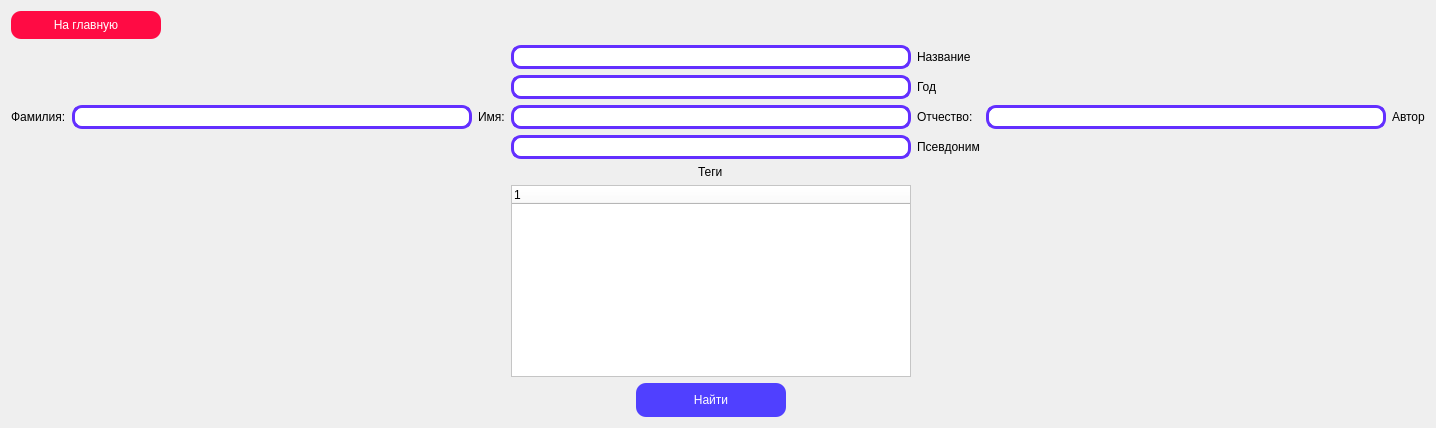
          <widget class="QWidget" name="delete_window_in_stacked_widget">
           <layout class="QGridLayout" name="gridLayout_11">
            <item row="1" column="0">
             <layout class="QGridLayout" name="gridLayout_8">
              <item row="8" column="3" alignment="Qt::AlignHCenter">
               <widget class="QPushButton" name="window_search_book_btn_search">
                <property name="minimumSize">
                 <size>
                  <width>150</width>
                  <height>0</height>
                 </size>
                </property>
                <property name="styleSheet">
                 <string notr="true">background-color: rgb(80, 64, 255);
color: white;
font: 75 12pt &quot;MS Shell Dlg 2&quot;;
border-radius: 10px;
padding: 10px;</string>
                </property>
                <property name="text">
                 <string>Найти</string>
                </property>
               </widget>
              </item>
              <item row="2" column="1">
               <widget class="QLineEdit" name="window_search_book_lastname">
                <property name="minimumSize">
                 <size>
                  <width>400</width>
                  <height>0</height>
                 </size>
                </property>
                <property name="styleSheet">
                 <string notr="true">background-color: rgb(255, 255, 255);
border-radius: 10px;
padding: 1px;
font: 55 12pt &quot;MS Shell Dlg 2&quot;;
border: 3px solid rgb(99, 47, 255);</string>
                </property>
               </widget>
              </item>
              <item row="0" column="4">
               <widget class="QLabel" name="window_search_book_labelName">
                <property name="styleSheet">
                 <string notr="true">font: 75 12pt &quot;MS Shell Dlg 2&quot;;</string>
                </property>
                <property name="text">
                 <string>Название</string>
                </property>
               </widget>
              </item>
              <item row="1" column="3">
               <widget class="QLineEdit" name="window_search_book_year">
                <property name="minimumSize">
                 <size>
                  <width>400</width>
                  <height>0</height>
                 </size>
                </property>
                <property name="styleSheet">
                 <string notr="true">background-color: rgb(255, 255, 255);
border-radius: 10px;
padding: 1px;
font: 55 12pt &quot;MS Shell Dlg 2&quot;;
border: 3px solid rgb(99, 47, 255);</string>
                </property>
               </widget>
              </item>
              <item row="1" column="4">
               <widget class="QLabel" name="window_search_book_labelYear">
                <property name="styleSheet">
                 <string notr="true">font: 75 12pt &quot;MS Shell Dlg 2&quot;;</string>
                </property>
                <property name="text">
                 <string>Год</string>
                </property>
               </widget>
              </item>
              <item row="6" column="3">
               <widget class="QTreeWidget" name="window_search_book_treeWidget">
                <property name="minimumSize">
                 <size>
                  <width>400</width>
                  <height>0</height>
                 </size>
                </property>
                <property name="styleSheet">
                 <string notr="true">background-color: rgb(255, 255, 255);</string>
                </property>
                <column>
                 <property name="text">
                  <string notr="true">1</string>
                 </property>
                </column>
               </widget>
              </item>
              <item row="0" column="3">
               <widget class="QLineEdit" name="window_search_book_name_book">
                <property name="minimumSize">
                 <size>
                  <width>400</width>
                  <height>0</height>
                 </size>
                </property>
                <property name="styleSheet">
                 <string notr="true">background-color: rgb(255, 255, 255);
border-radius: 10px;
padding: 1px;
font: 55 12pt &quot;MS Shell Dlg 2&quot;;
border: 3px solid rgb(99, 47, 255);</string>
                </property>
               </widget>
              </item>
              <item row="2" column="2" alignment="Qt::AlignRight">
               <widget class="QLabel" name="window_search_book_labelFirstname">
                <property name="styleSheet">
                 <string notr="true">font: 75 12pt &quot;MS Shell Dlg 2&quot;;</string>
                </property>
                <property name="text">
                 <string>Имя:</string>
                </property>
               </widget>
              </item>
              <item row="2" column="3">
               <widget class="QLineEdit" name="window_search_book_firstname">
                <property name="minimumSize">
                 <size>
                  <width>400</width>
                  <height>0</height>
                 </size>
                </property>
                <property name="styleSheet">
                 <string notr="true">background-color: rgb(255, 255, 255);
border-radius: 10px;
padding: 1px;
font: 55 12pt &quot;MS Shell Dlg 2&quot;;
border: 3px solid rgb(99, 47, 255);</string>
                </property>
               </widget>
              </item>
              <item row="2" column="0" alignment="Qt::AlignRight">
               <widget class="QLabel" name="window_search_book_labelLastname">
                <property name="styleSheet">
                 <string notr="true">font: 75 12pt &quot;MS Shell Dlg 2&quot;;</string>
                </property>
                <property name="text">
                 <string>Фамилия:</string>
                </property>
               </widget>
              </item>
              <item row="2" column="5">
               <widget class="QLineEdit" name="window_search_book_middlename">
                <property name="minimumSize">
                 <size>
                  <width>400</width>
                  <height>0</height>
                 </size>
                </property>
                <property name="styleSheet">
                 <string notr="true">background-color: rgb(255, 255, 255);
border-radius: 10px;
padding: 1px;
font: 55 12pt &quot;MS Shell Dlg 2&quot;;
border: 3px solid rgb(99, 47, 255);</string>
                </property>
               </widget>
              </item>
              <item row="2" column="4">
               <widget class="QLabel" name="window_search_book_labelMiddlename">
                <property name="styleSheet">
                 <string notr="true">font: 75 12pt &quot;MS Shell Dlg 2&quot;;</string>
                </property>
                <property name="text">
                 <string>Отчество:</string>
                </property>
               </widget>
              </item>
              <item row="5" column="3" alignment="Qt::AlignHCenter">
               <widget class="QLabel" name="window_search_book_labelTags">
                <property name="styleSheet">
                 <string notr="true">font: 75 12pt &quot;MS Shell Dlg 2&quot;;</string>
                </property>
                <property name="text">
                 <string>Теги</string>
                </property>
               </widget>
              </item>
              <item row="2" column="6">
               <widget class="QLabel" name="window_search_book_labelAuthor">
                <property name="styleSheet">
                 <string notr="true">font: 75 12pt &quot;MS Shell Dlg 2&quot;;</string>
                </property>
                <property name="text">
                 <string>Автор</string>
                </property>
               </widget>
              </item>
              <item row="3" column="3">
               <widget class="QLineEdit" name="window_search_book_nickname">
                <property name="minimumSize">
                 <size>
                  <width>400</width>
                  <height>0</height>
                 </size>
                </property>
                <property name="styleSheet">
                 <string notr="true">background-color: rgb(255, 255, 255);
border-radius: 10px;
padding: 1px;
font: 55 12pt &quot;MS Shell Dlg 2&quot;;
border: 3px solid rgb(99, 47, 255);</string>
                </property>
               </widget>
              </item>
              <item row="3" column="4">
               <widget class="QLabel" name="window_search_book_labelNickname">
                <property name="styleSheet">
                 <string notr="true">font: 75 12pt &quot;MS Shell Dlg 2&quot;;</string>
                </property>
                <property name="text">
                 <string>Псевдоним</string>
                </property>
               </widget>
              </item>
             </layout>
            </item>
            <item row="0" column="0" alignment="Qt::AlignLeft">
             <widget class="QPushButton" name="back_to_main_window_search_book">
              <property name="minimumSize">
               <size>
                <width>150</width>
                <height>0</height>
               </size>
              </property>
              <property name="styleSheet">
               <string notr="true">background-color: rgb(255, 11, 68);
color: white;
font: 55 12pt &quot;MS Shell Dlg 2&quot;;
border-radius: 10px;
padding: 7px;</string>
              </property>
              <property name="text">
               <string>На главную</string>
              </property>
             </widget>
            </item>
           </layout>
          </widget>
